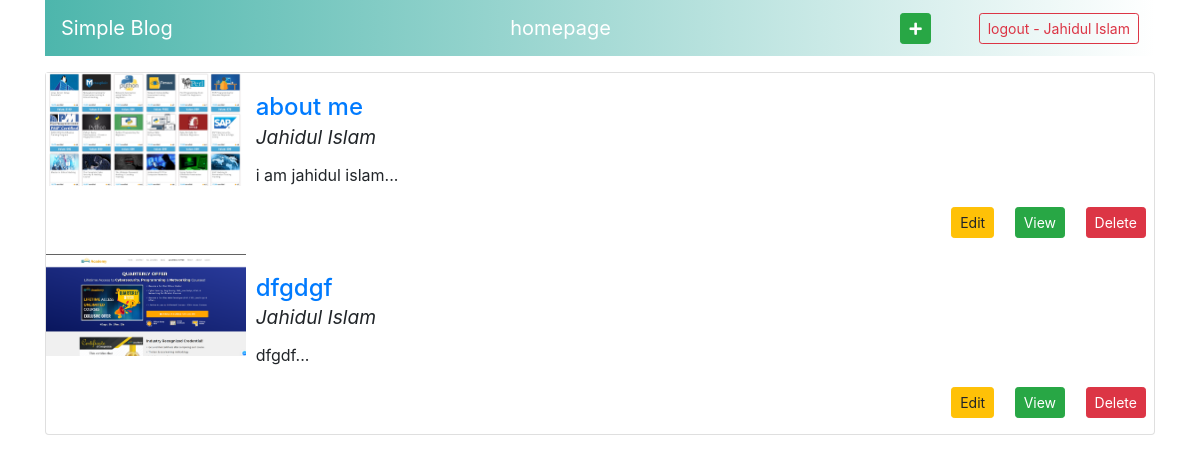
The page /user/ (signed in) on the database its author committed.
### homepage/models.py (models this page shows, shortened)
class post(models.Model):
    postTitle = models.CharField(max_length=150)
    postImage = models.ImageField(upload_to='image/', blank=True, null=True)
    description = models.TextField()
    createdOn = models.DateTimeField(auto_now=True)
    author = models.ForeignKey(User, on_delete=models.CASCADE)
    def getTitle(self):
        return self.postTitle
    def shordescription(self):
        return self.description[:250]

### homepage/views.py (the view)
# urls.py: path('user/', userpanel, name='userpanel'),
@login_required(login_url='login')
def userpanel(request):
    if post.objects.filter(author=request.user).count() == 0:
        return render(request, 'user-panel.html', { 'error': 'You ahve no Post'})
    else:
        userposts = post.objects.filter(author=request.user)
        return render(request, 'user-panel.html', {'myposts': userposts })

### homepage/templates/user-panel.html (shortened to what this page needs)
<!doctype html>
<html lang="en">
    <head>
        <link rel="stylesheet" href="https://maxcdn.bootstrapcdn.com/bootstrap/4.0.0/css/bootstrap.min.css">
        <link rel="stylesheet" href="https://use.fontawesome.com/releases/v5.8.1/css/all.css">
    </head>
    <body>
        <div class="container">
            <nav class="navbar navbar-dark bg-dark text-white" style="background-image: linear-gradient(to right, #4DB6AC, white);">
            <a href="{% url 'userpanel' %}" class="navbar-brand">Simple Blog</a>
           <a href="{% url 'homepage' %}" class="ml-5 navbar-brand">homepage</a>
            <div class="float-right">
                <a href="{% url 'createpost' %}" class="mr-5 text-white btn btn-success btn-sm"><i class="fa fa-plus"></i></a>
                <a href="javascript:{document.getElementById('logoutform').submit()}" class="btn btn-outline-danger btn-sm float-right">logout - {{ request.user.first_name }}</a>
            </div>
            </nav>
            <div class="mt-3">
                {% if myposts %}
                    <div class="card mt-3">
                        {% for post in myposts %}
                            <div class="row mb-3">
                                <div class="col-md-2">
                                    <img style="max-width:200px; max-height:200px;" src="{{ post.postImage.url }}"/>
                                </div>
                                <div class="col-md-10">
                                    <div class="card-body">
                                        <h4 class="card-title"><a href="/post/{{ post.id }}" >{{ post.getTitle }}</a><br> <small><i> {{ post.author.first_name }}</i></small></h4>
                                        <p class="card-text">{{ post.shordescription }}...</p>
                                    </div>
                                    <div class="float-right">
                                        <a class="btn btn-sm btn-warning mr-3" href="/edit-post/{{ post.id }}">Edit</a>
                                        <a class="btn btn-sm btn-success mr-3" href="/post/{{ post.id }}">View</a>
                                        <a class="btn btn-sm btn-danger mr-2" href="javascript:{document.getElementById('deletepost{{post.id}}').submit()}">Delete</a>
                                    </div>
                                </div>
                            </div>
                        {% endfor %}
                    </div>
                {% endif %}
            </div>
        </div>
    </body>
</html>

### rows shown on the page
post: postImage (picture), getTitle "about me", author.first_name "Jahidul Islam", shordescription "i am jahidul islam"
post: postImage (picture), getTitle "dfgdgf", author.first_name "Jahidul Islam", shordescription "dfgdf"

### other values the page prints
{{ request.user.first_name }} "Jahidul Islam"
